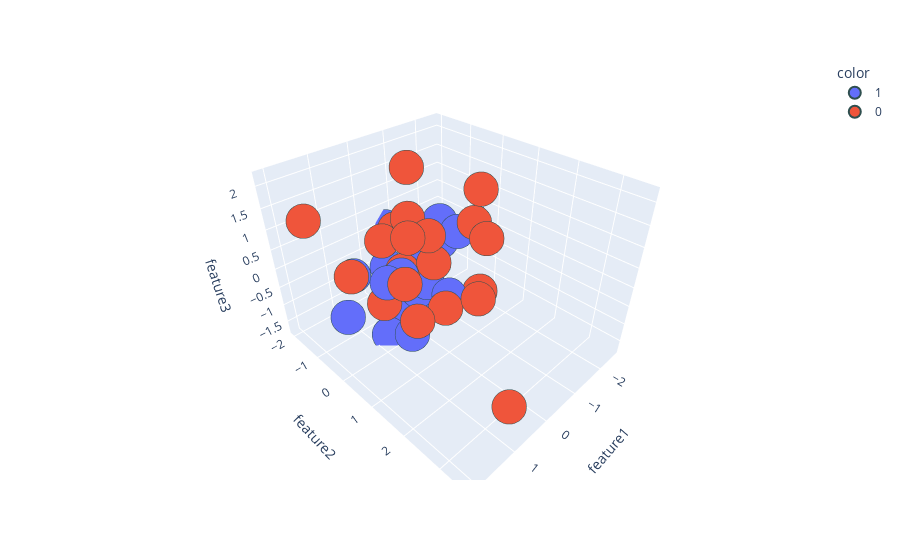

The notebook cell this image was saved under:
### Code cell
import plotly.express as px
#y_train_trf = y_train.astype(str)
fig = px.scatter_3d(df, x=df['feature1'], y=df['feature2'], z=df['feature3'],
              color=df['target'].astype('str'))
fig.update_traces(marker=dict(size=12,
                              line=dict(width=2,
                                        color='DarkSlateGrey')),
                  selector=dict(mode='markers'))

fig.show()
#We are using Plotly to plot 3D diagram

### Figure 1 — Plotly figure (JSON) as saved in the notebook; plotly's stock layout.template omitted (floating-point values rounded to 4 significant figures)
{"data": [{"hovertemplate": "color=1<br>feature1=%{x}<br>feature2=%{y}<br>feature3=%{z}<extra></extra>", "legendgroup": "1", "marker": {"color": "#636efa", "line": {"color": "DarkSlateGrey", "width": 2}, "size": 12, "symbol": "circle"}, "mode": "markers", "name": "1", "scene": "scene", "showlegend": true, "type": "scatter3d", "x": [-0.7008, -0.01146, 1.342, -2.571, -0.09748, -0.6694, 0.204, -1.263, -0.1685, -0.4191, -1.247, -0.7474, 0.4504, 0.8585, 0.535, -1.987, -0.213, -0.3991, 0.729, 1.171], "y": [-1.526, -0.04693, -0.9627, -0.2996, -0.3822, -1.998, -0.4152, -0.01819, -1.349, 0.5537, -0.5939, -0.9667, 0.2299, -0.002939, 0.07385, -1.336, 0.04901, -0.427, -0.2741, -0.7715], "z": [-1.749, -0.6496, -1.184, -0.05404, -1.504, -0.04268, -1.27, 0.4054, -0.7067, -0.6696, 0.4613, -0.6934, -1.511, 0.0538, 0.127, -0.7643, -0.4713, 0.2358, -1.662, 0.002171]}, {"hovertemplate": "color=0<br>feature1=%{x}<br>feature2=%{y}<br>feature3=%{z}<extra></extra>", "legendgroup": "0", "marker": {"color": "#EF553B", "line": {"color": "DarkSlateGrey", "width": 2}, "size": 12, "symbol": "circle"}, "mode": "markers", "name": "0", "scene": "scene", "showlegend": true, "type": "scatter3d", "x": [-0.2245, 0.8671, 1.566, -1.012, 2.09, -1.595, -0.04273, 1.087, 0.8783, -0.125, 0.2608, -1.278, -1.048, 1.38, 0.4069, 0.5042, 0.7146, -0.2004, 0.2756, 0.6999], "y": [-1.011, 0.9358, -0.2199, 0.955, -0.7576, 0.1966, 0.8235, 3.557, 0.6099, 0.3877, 0.05408, 0.6401, 1.055, 1.394, -0.0237, 0.9326, -0.2619, -0.4509, 2.035, -0.3895], "z": [0.4913, -0.4264, 0.461, -0.662, 1.731, 0.5941, -0.6776, -0.6577, 0.3496, 0.2769, 1.386, 1.701, 0.7745, 1.991, 0.1348, 1.459, 0.9107, 2.183, 0.4423, -0.8169]}], "layout": {"legend": {"title": {"text": "color"}, "tracegroupgap": 0}, "margin": {"t": 60}, "scene": {"domain": {"x": [0, 1], "y": [0, 1]}, "xaxis": {"title": {"text": "feature1"}}, "yaxis": {"title": {"text": "feature2"}}, "zaxis": {"title": {"text": "feature3"}}}}}
